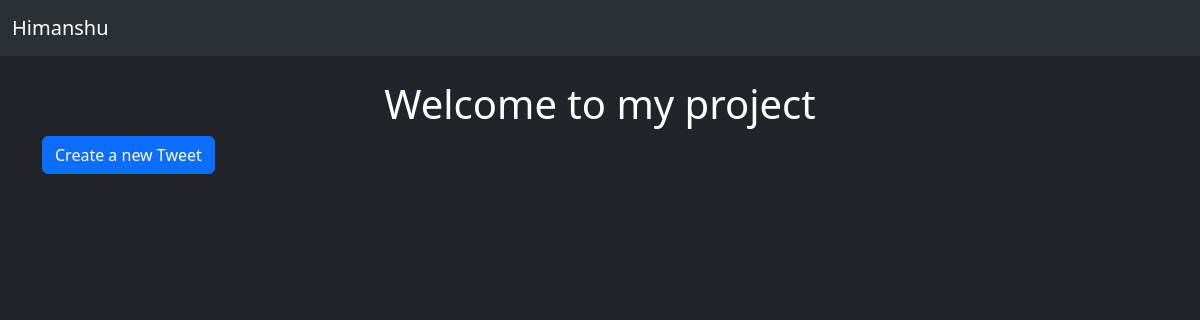
The page /tweet/ on the database as committed earlier.
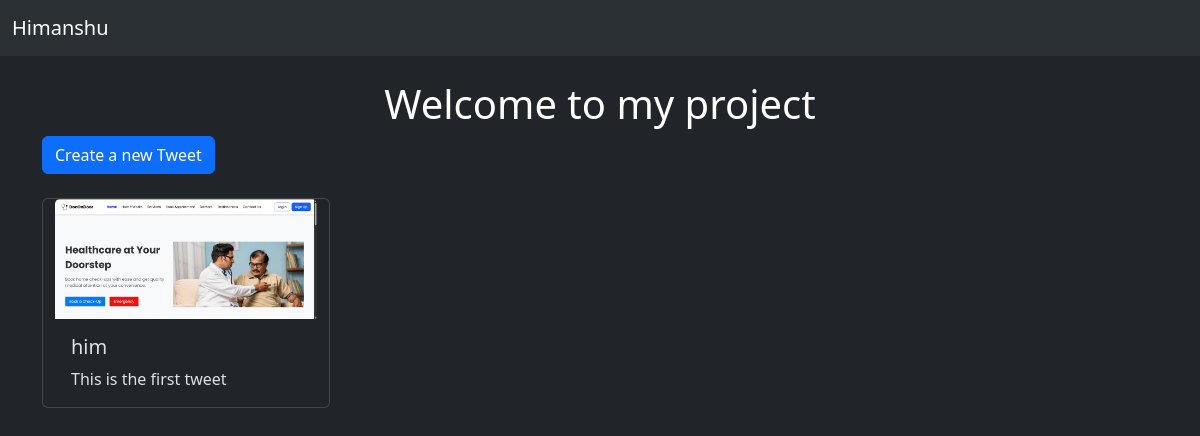
The same page on the database as committed later.
### tweet/models.py (models this page shows, shortened)
class Tweet(models.Model):
    user = models.ForeignKey(User,on_delete=models.CASCADE)
    text = models.TextField(max_length=280)
    photo = models.ImageField(upload_to='photos/',null=True,blank=True)
    created_at = models.DateTimeField(auto_now_add=True)
    updated_at = models.DateTimeField(auto_now=True)

### tweet/views.py (the view)
# urls.py: path('', views.tweet_list, name='tweet_list'),
def tweet_list(request):
    tweets = Tweet.objects.all().order_by('-created_at')
    return render(request,'tweet_list.html',{'tweets':tweets})

### tweet/templates/tweet_list.html (shortened to what this page needs)
{% extends "layout.html" %}
{% block content %}
<h1 class='text-center text-white mt-4'>Welcome to my project</h1>
<a class="btn btn-primary mb-4" href="{% url 'tweet_create'%}"> Create a new Tweet</a>
<div class="container row gap-3">
    {% for tweet in tweets  %}
    <div class="card" style="width: 18rem;">
      {% if tweet.photo %}
        <img src="{{ tweet.photo.url }}" class="card-img-top" alt="Tweet photo">
      {% endif %}
      <div class="card-body">
        <h5 class="card-title">{{ tweet.user.username }}</h5>
        <p class="card-text">{{ tweet.text }}</p>
    </div>
    </div>
    {% endfor %}
</div>
{% endblock %}

### templates/layout.html (shortened to what this page needs)
{% load static %}
<!DOCTYPE html>
<html lang="en" data-bs-theme="dark">
<head>
        <link href="https://cdn.jsdelivr.net/npm/bootstrap@5.3.8/dist/css/bootstrap.min.css" rel="stylesheet">
</head >
<body >
    <nav class="navbar navbar-expand-lg bg-body-tertiary">
  <div class="container-fluid">
    <a class="navbar-brand" href="#">Himanshu</a>
  </div>
</nav>
    <div class="container">
        {% block content %}
        {% endblock %}
    </div>
</body>
</html>

Rows that differ between the two databases and show on the page:
added Tweet: photo (picture), user.username "him", text "This is the first tweet"
